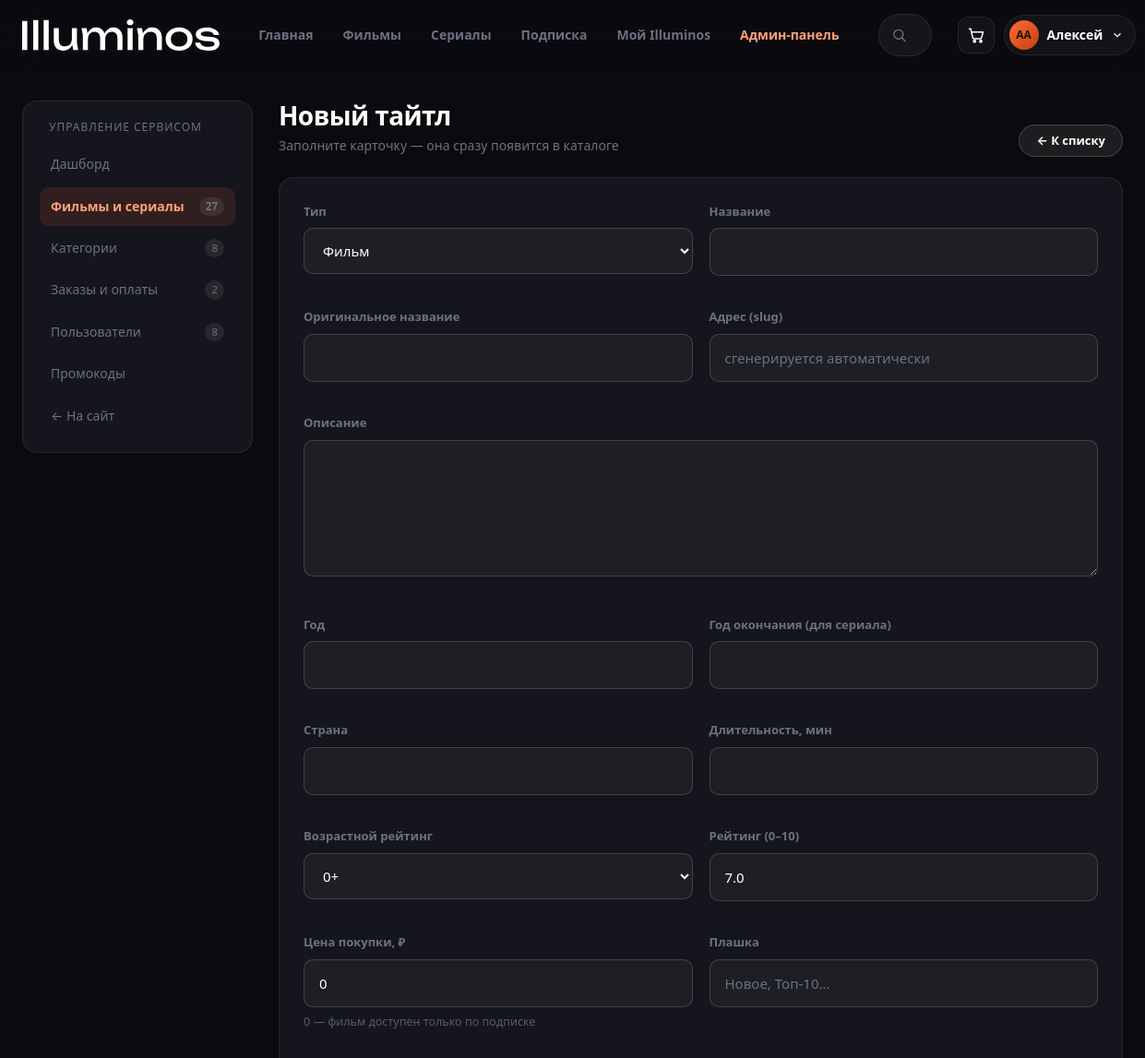
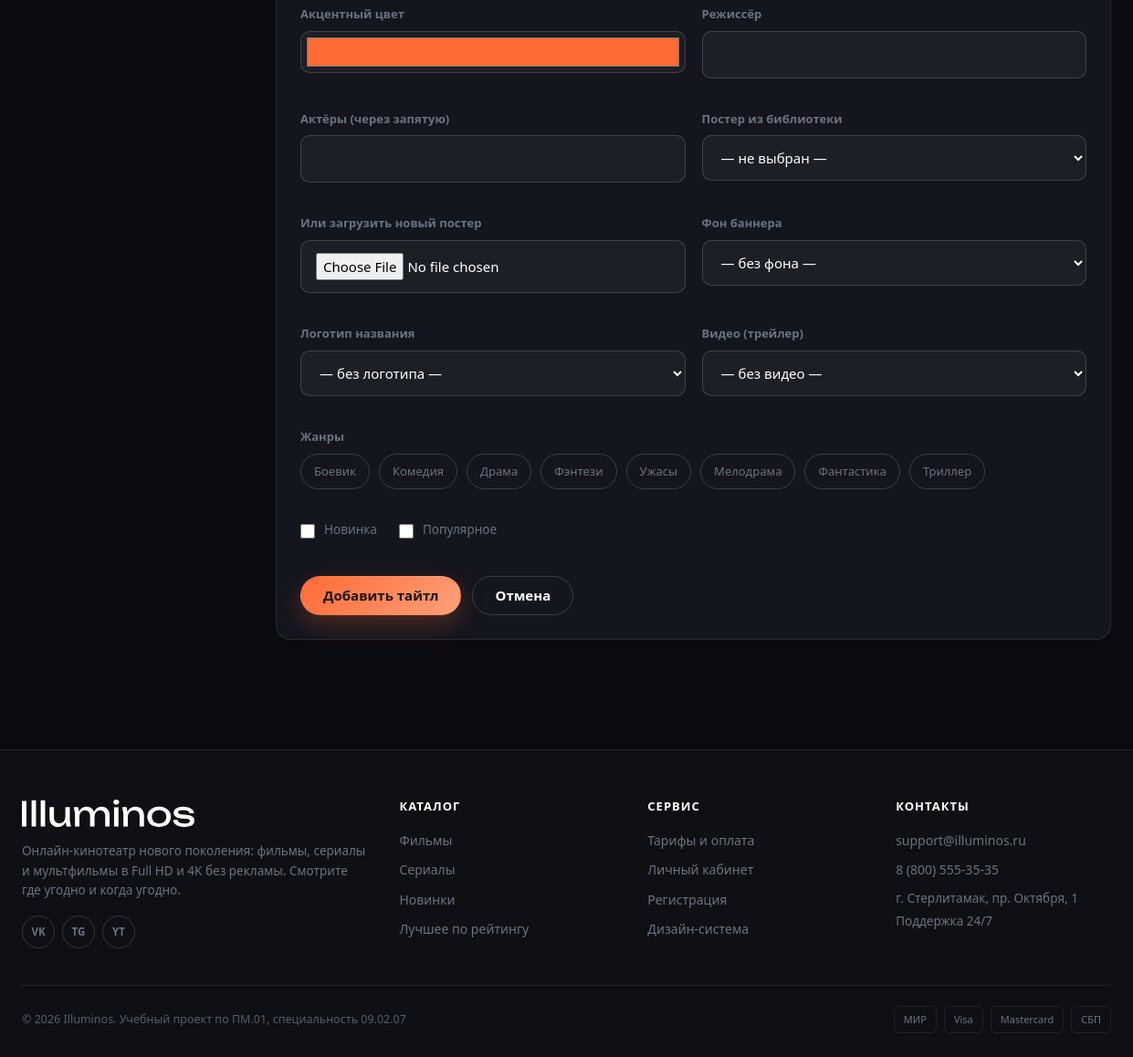
The app's page /admin/title-form.php (signed in) with its own data (2 pictures, top to bottom).
### tables this page shows
CREATE TABLE `users` (
  `id` int(10) unsigned NOT NULL AUTO_INCREMENT,
  `last_name` varchar(50) NOT NULL COMMENT 'Фамилия',
  `first_name` varchar(50) NOT NULL COMMENT 'Имя',
  `middle_name` varchar(50) DEFAULT NULL COMMENT 'Отчество',
  `login` varchar(32) NOT NULL COMMENT 'Логин для входа',
  `email` varchar(120) NOT NULL COMMENT 'Электронная почта',
  `password_hash` varchar(255) NOT NULL COMMENT 'Хеш пароля (password_hash)',
  `role` enum('user','subscriber','admin') NOT NULL DEFAULT 'user',
  `avatar` varchar(255) DEFAULT NULL COMMENT 'Файл аватара в uploads/avatars',
  `status` enum('active','blocked') NOT NULL DEFAULT 'active',
  `created_at` datetime NOT NULL DEFAULT CURRENT_TIMESTAMP,
  PRIMARY KEY (`id`),
  UNIQUE KEY `uq_users_login` (`login`),
  UNIQUE KEY `uq_users_email` (`email`)
);

CREATE TABLE `genres` (
  `id` int(10) unsigned NOT NULL AUTO_INCREMENT,
  `name` varchar(60) NOT NULL COMMENT 'Название жанра',
  `slug` varchar(60) NOT NULL COMMENT 'Латиница для URL',
  `icon` varchar(120) DEFAULT NULL COMMENT 'SVG-иконка категории',
  `description` varchar(255) DEFAULT NULL,
  `sort_order` tinyint(3) unsigned NOT NULL DEFAULT '0',
  PRIMARY KEY (`id`),
  UNIQUE KEY `uq_genres_slug` (`slug`)
);

### admin/title-form.php (the view, shortened to what the rows shown need)
<?php
require_once __DIR__ . '/../includes/catalog.php';
require_admin();
$id    = (int)($_GET['id'] ?? 0);
$title = $id ? find_title_by_id($id) : null;
$isNew = $title === null;
$genres      = genres_all();
$allGenres   = $genres;
require __DIR__ . '/../includes/header.php';
?>
<div class="container">
    <div class="admin-layout">
        <div class="admin-main">
            <div class="admin-head">
                <div>
                    <h1><?= $isNew ? 'Новый тайтл' : 'Редактирование тайтла' ?></h1>
                </div>
            </div>
            <form class="admin-form" method="post" enctype="multipart/form-data"
                  action="<?= url('admin/title-form.php' . ($id ? '?id=' . $id : '')) ?>">
                <div class="form-grid">
                    <div class="field field--full">
                        <div class="check-list">
                            <?php foreach ($allGenres as $genre): ?>
                                <label class="check-chip">
                                    <span><?= e($genre['name']) ?></span>
                                </label>
                            <?php endforeach; ?>
                        </div>
                    </div>
                </div>
            </form>
        </div>
    </div>
</div>
<?php require __DIR__ . '/../includes/footer.php'; ?>

### includes/header.php (shortened to what the rows shown need)
<?php
$user       = current_user();
?>
<!DOCTYPE html>
<html lang="ru">
<head>
    <link rel="stylesheet" href="<?= asset_versioned('vendor/bootstrap.min.css') ?>">
    <link rel="stylesheet" href="<?= asset_versioned('css/style.css') ?>">
</head>
<body>
<header class="site-header" id="siteHeader">
    <div class="container site-header__inner">
        <div class="header-actions">
            <?php if ($user): ?>
                <div class="user-menu" id="userMenu">
                    <button class="user-menu__toggle" type="button" aria-haspopup="true" aria-expanded="false">
                        <?php if (!empty($user['avatar'])): ?>
                            <img class="avatar" src="<?= url('uploads/avatars/' . $user['avatar']) ?>" alt="">
                        <?php else: ?>
                            <span class="avatar avatar--initials"><?= e(user_initials($user)) ?></span>
                        <?php endif; ?>
                        <span class="user-menu__name"><?= e($user['first_name']) ?></span>
                        <svg class="user-menu__chevron" viewBox="0 0 24 24" aria-hidden="true"><path d="M6 9l6 6 6-6"/></svg>
                    </button>
                </div>
            <?php endif; ?>
        </div>
    </div>
</header>
<main class="site-main">

### records on screen
users: user_initials($user) "АА", first_name "Алексей"
genres: name "Боевик"
genres: name "Комедия"
genres: name "Драма"
genres: name "Фэнтези"
genres: name "Ужасы"
genres: name "Мелодрама"
genres: name "Фантастика"
genres: name "Триллер"

### other values on screen
$counts['titles'] "27"
$counts['genres'] "8"
$counts['payments'] "2"
$counts['users'] "8"
SITE_EMAIL "support@illuminos.ru"
SITE_PHONE "8 (800) 555-35-35"
SITE_ADDRESS "г. Стерлитамак, пр. Октября, 1"
SITE_NAME "Illuminos"
form field age_limit "0+"
